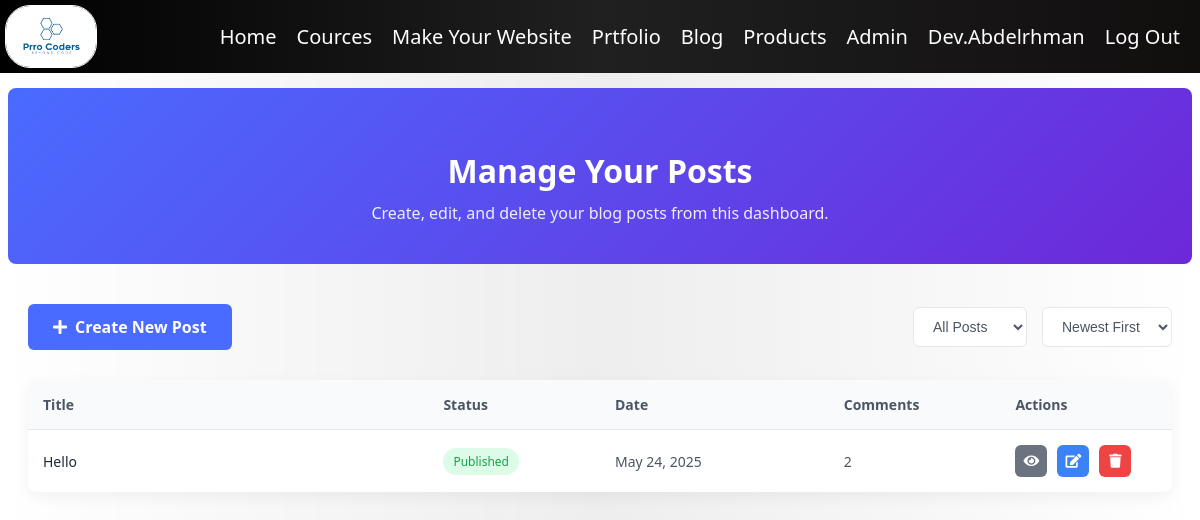
Before: /blog/manage/ (signed in) with the older database file.
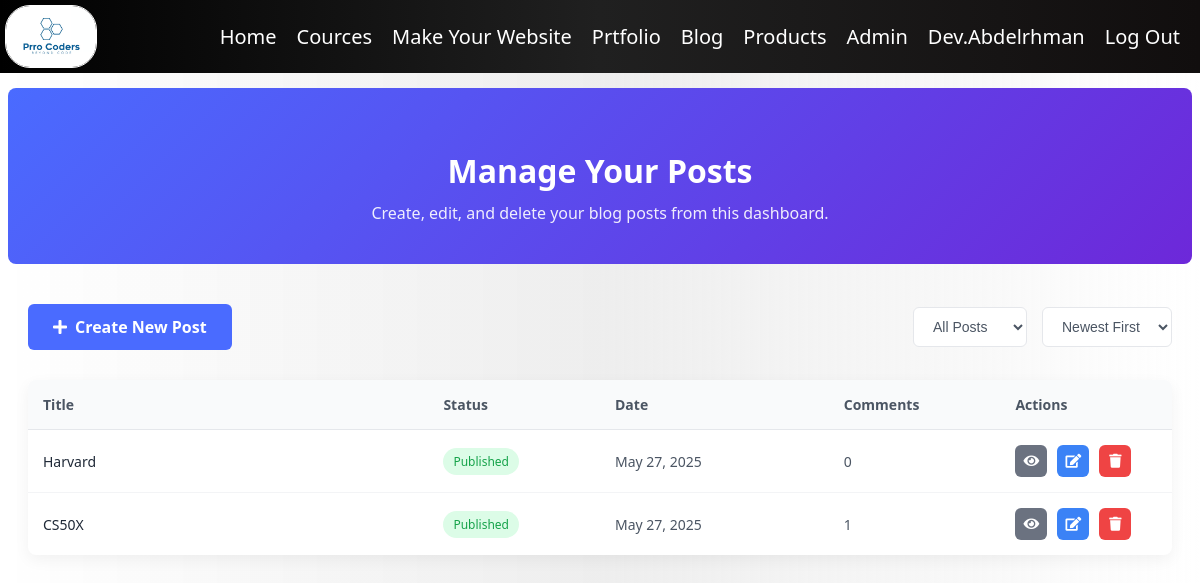
After: the same page with the newer database file.
### blog/models.py (models this page shows, shortened)
class Post(models.Model):
    STATUS_CHOICES = (
        ('draft', 'Draft'),
        ('published', 'Published'),
    )
    title = models.CharField(max_length=200)
    slug = models.SlugField(unique_for_date='publish_date')
    author = models.ForeignKey(User, on_delete=models.CASCADE, related_name='blog_posts')
    content = models.TextField()
    content_html = models.TextField(editable=False, blank=True)
    featured_image = models.ImageField(upload_to='blog/%Y/%m/%d/', blank=True, null=True)
    publish_date = models.DateTimeField(default=timezone.now)
    created_date = models.DateTimeField(auto_now_add=True)
    updated_date = models.DateTimeField(auto_now=True)
    status = models.CharField(max_length=10, choices=STATUS_CHOICES, default='draft')
    categories = models.ManyToManyField(Category, related_name='posts')
    class Meta:
        ordering = ['-publish_date']

### blog/views.py (the view)
# urls.py: path('manage/', views.manage_posts, name='manage_posts'),
@login_required
@user_passes_test(is_staff_user)
def manage_posts(request):
    posts = Post.objects.filter(author=request.user).order_by('-publish_date')
    paginator = Paginator(posts, 10)
    page = request.GET.get('page')
    try:
        posts = paginator.page(page)
    except PageNotAnInteger:
        posts = paginator.page(1)
    except EmptyPage:
        posts = paginator.page(paginator.num_pages)
    return render(request, 'blog/manage_posts.html', {
        'posts': posts,
        'categories': Category.objects.all()
    })

### blog/views.py (called while the page is built)
def is_staff_user(user):
    return user.is_staff or user.is_superuser

### templates/blog/manage_posts.html (shortened to what this page needs)
{% extends 'layout.html' %}
{% load static %}
{% block head %}
<link rel="stylesheet" href="https://cdnjs.cloudflare.com/ajax/libs/font-awesome/5.15.4/css/all.min.css">
{% endblock %}
{% block body %}
<div class="manage-header">
    <h1>Manage Your Posts</h1>
    <p class="p1">Create, edit, and delete your blog posts from this dashboard.</p>
</div>
<div class="manage-container">
    <div class="manage-actions">
        <a href="{% url 'blog:post_create' %}" class="btn-create">
            <i class="fas fa-plus"></i> Create New Post
        </a>
        <div class="post-filters">
            <select class="filter-select">
                <option value="all">All Posts</option>
            </select>
            <select class="filter-select">
                <option value="newest">Newest First</option>
            </select>
        </div>
    </div>
    {% if posts %}
        <div class="post-table">
            <table>
                <thead>
                    <tr>
                        <th style="width: 35%;">Title</th>
                        <th style="width: 15%;">Status</th>
                        <th style="width: 20%;">Date</th>
                        <th style="width: 15%;">Comments</th>
                        <th style="width: 15%;">Actions</th>
                    </tr>
                </thead>
                <tbody>
                    {% for post in posts %}
                        <tr>
                            <td>
                                <a href="{% url 'blog:post_detail' year=post.publish_date.year month=post.publish_date.month day=post.publish_date.day slug=post.slug %}" class="post-title">
                                    {{ post.title }}
                                </a>
                            </td>
                            <td>
                                <span class="post-status {% if post.status == 'published' %}status-published{% else %}status-draft{% endif %}">
                                    {{ post.get_status_display }}
                                </span>
                            </td>
                            <td>{{ post.publish_date|date:"M d, Y" }}</td>
                            <td>{{ post.comments.count }}</td>
                            <td>
                                <div class="post-actions">
                                    <a href="{% url 'blog:post_detail' year=post.publish_date.year month=post.publish_date.month day=post.publish_date.day slug=post.slug %}" class="btn-action btn-view" title="View Post">
                                        <i class="fas fa-eye"></i>
                                    </a>
                                    <a href="{% url 'blog:post_update' pk=post.pk %}" class="btn-action btn-edit" title="Edit Post">
                                        <i class="fas fa-edit"></i>
                                    </a>
                                    <a href="{% url 'blog:post_delete' pk=post.pk %}" class="btn-action btn-delete" title="Delete Post">
                                        <i class="fas fa-trash"></i>
                                    </a>
                                </div>
                            </td>
                        </tr>
                    {% endfor %}
                </tbody>
            </table>
        </div>
    {% endif %}
</div>
{% endblock %}

Changed rows visible on the page:
removed Post: title "Hello", status "Published", publish_date "May 24, 2025", comments.count "2"
added Post: title "Harvard", status "Published", publish_date "May 27, 2025", comments.count "0"
added Post: title "CS50X", status "Published", publish_date "May 27, 2025", comments.count "1"
